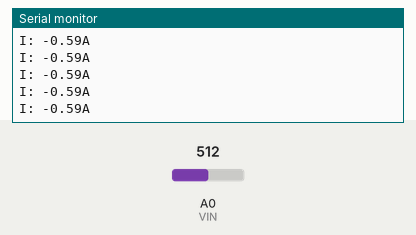
A sketch run on a simulated Arduino Uno, built with avr-gcc and run on an emulated ATmega328P. Parts: the last lines printed to the serial monitor. The test bench sets the inputs (shaded band); at power-on: A0 (VIN) = 512.

Above: at 1.2 s.
1.3 s: A0 (VIN) set to 716
At 1.31 s:
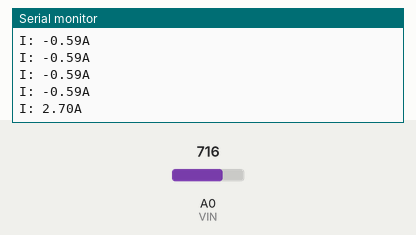
2.8 s: A0 (VIN) set to 900
At 2.82 s:
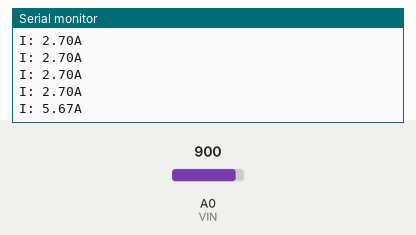
Timing chart, 0 to 5.8 s (numbered marks = the images above; inputs shaded):
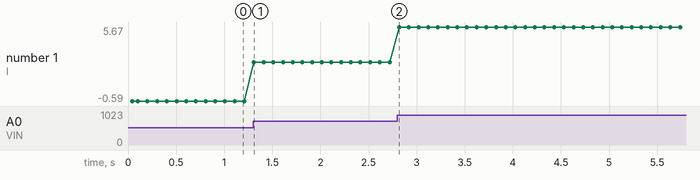

Measured:
- after the input at 1.3 s, the serial monitor: prints a new line at once (image 1)
- after the input at 2.8 s, the serial monitor: prints a new line at once (image 2)
- plotted number 1: -0.59 → 2.7 after the input at 1.3 s, 2.7 → 5.67 after the input at 2.8 s

The sketch:

esp8266_current_sensor_acurate_data.ino
```cpp
/*
 *
 * Arduino Sketch for Allegro ACS712 Current Sensor
 * this sensor can measure current at range of up to 30A
 * It operates with 5V
 * Please watch video instruction and explanation for this code.
 *
 * Written by Ahmad Shamshiri on Sunday Jun 17, 2018 at 22:06 at Ajax, Ontario, Canada
 * for Robojax.com
 * View the video instruction at https://youtu.be/DVp9k3xu9IQ
 * This code has been downloaded from Robojax.com
 */
#define VIN A0 // define the Arduino pin A0 as voltage input (V in)
const float VCC   = 3.3;// supply voltage is from 4.5 to 5.5V. Normally 5V.
const int model = 1;   // enter the model number (see below)
float newabscurrent;
int t1; // timer 1
int t2; // timer 2
float current;
float cutOffLimit = 0;// set the current which below that value, doesn't matter. Or set 0.5
float c1;
int n;
float sum;
/*
          "ACS712ELCTR-05B-T",// for model use 0
          "ACS712ELCTR-20A-T",// for model use 1
          "ACS712ELCTR-30A-T"// for model use 2
sensitivity array is holding the sensitivy of the  ACS712
current sensors. Do not change. All values are from page 5  of data sheet
*/
float sensitivity[] ={
          0.185,// for ACS712ELCTR-05B-T
          0.100,// for ACS712ELCTR-20A-T
          0.066// for ACS712ELCTR-30A-T

         };


const float QOV =   VCC/2;// half the voltage (due to current sensor)
float voltage;// internal variable for voltage

void setup() {
    //Robojax.com ACS712 Current Sensor
    Serial.begin(9600);// initialize serial monitor
    Serial.println("Robojax Tutorial");
    Serial.println("ACS712 Current Sensor");

}

void loop() {
  //Robojax.com ACS712 Current Sensor
  float voltage_raw =   (VCC/ 1023.0)* analogRead(VIN);// Read the voltage from sensor
  voltage =  voltage_raw - QOV + 0.000 ;// 0.000 is a value to make voltage zero when there is no current
  float raw_current = (voltage / sensitivity[model]); //current that may be posstive or negetive
  float abscurrent = sqrt(raw_current*raw_current); //current that is postive

  if (t2 <= 10) {
      if (t1 <= 10){
        if  (newabscurrent < abscurrent){
          newabscurrent = abscurrent;
        }

        }
        else {
          newabscurrent = 0;
          t1 = 0;
          t2++;
          }

    if (current < newabscurrent){
      current = newabscurrent;
    }
  }
  else {
    current = newabscurrent;
    t2 = 0;
  }
  sum += current;
  if (n=10){
    float avgcurrent = (sum/2) -.6;
    Serial.print("I: ");
    Serial.print(avgcurrent,2); // print the current with 2 decimal places
    Serial.println("A");
    n=0;
    sum=0;
  }
  n++;
  t1++;
  delay(100);
}
```
